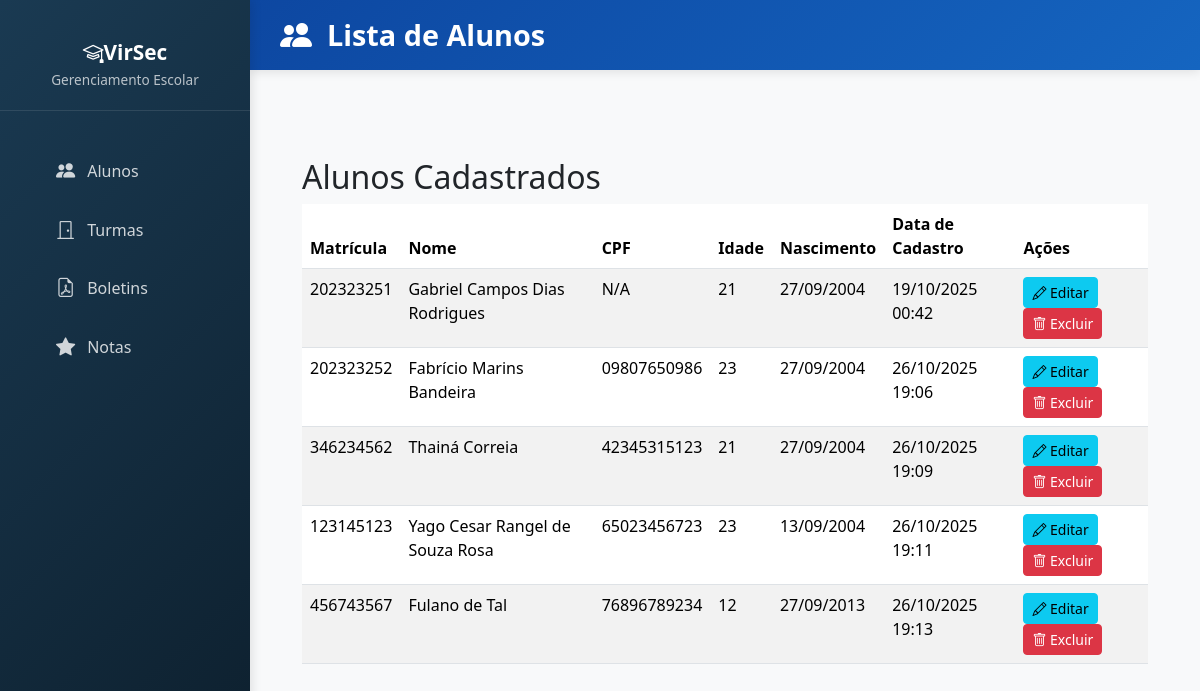
The app's page /alunos/lista/ with its own data.
### alunos/models.py (models this page shows, shortened)
class Aluno(models.Model):
    matricula = models.CharField(max_length=9, unique=True)
    nome = models.CharField(max_length=100)
    cpf = models.CharField(max_length=11, unique=True, null=True, blank=True)
    idade = models.IntegerField()
    nascimento = models.DateField()
    data_cadastro = models.DateTimeField(auto_now_add=True)

### alunos/views.py (the view)
# urls.py: path('lista/', AlunoListView.as_view(), name='aluno_list'),
class AlunoListView(ListView):
    model = Aluno
    template_name = 'alunos/aluno_list.html'
    context_object_name = 'alunos'
    def get_context_data(self, **kwargs):
        context = super().get_context_data(**kwargs)
        context['titulo'] = 'Lista de Alunos'
        return context

### alunos/templates/alunos/aluno_list.html (shortened to what this page needs)
{% load static %}
<!DOCTYPE html>
<html lang="pt-br">
    <head>
        <link rel="stylesheet" href="{% static 'css/bootstrap.min.css' %}">
        <link rel="stylesheet" href="https://cdn.jsdelivr.net/npm/bootstrap-icons@1.11.3/font/bootstrap-icons.min.css">
        <link rel="stylesheet" href="{% static 'css/main.css' %}">
    </head>
    <body>
        <aside class="sidebar">
            <div class="sidebar-brand">
                <h4><i class="bi bi-mortarboard"></i>VirSec</h4>
                <p>Gerenciamento Escolar</p>
            </div>
            <ul class="sidebar-nav">
                <li><a href="{% url 'alunos:aluno_list' %}"><i class="bi bi-people-fill"></i> Alunos</a></li>
                <li><a href="#turmas"><i class="bi bi-door-closed"></i> Turmas</a></li>
                <li><a href="#boletins"><i class="bi bi-file-earmark-pdf"></i> Boletins</a></li>
                <li><a href="#notas"><i class="bi bi-star-fill"></i> Notas</a></li>
            </ul>
        </aside>
        <header class="header">
            <h1><i class="bi bi-people-fill"></i> Lista de Alunos</h1>
        </header>
        <main class="main-content">
            <div class="container mt-5">
                <h2>Alunos Cadastrados</h2>
                {% if alunos %}
                <table class="table table-striped table-hover">
                    <thead>
                        <tr>
                            <th scope="col">Matrícula</th>
                            <th scope="col">Nome</th>
                            <th scope="col">CPF</th>
                            <th scope="col">Idade</th>
                            <th scope="col">Nascimento</th>
                            <th scope="col">Data de Cadastro</th>
                            <th scope="col">Ações</th>
                        </tr>
                    </thead>
                    <tbody>
                        {% for aluno in alunos %}
                        <tr>
                            <td>{{ aluno.matricula }}</td>
                            <td>{{ aluno.nome }}</td>
                            <td>{{ aluno.cpf|default:"N/A" }}</td>
                            <td>{{ aluno.idade }}</td>
                            <td>{{ aluno.nascimento|date:"d/m/Y" }}</td>
                            <td>{{ aluno.data_cadastro|date:"d/m/Y H:i" }}</td>
                            <td>
                                <a href="#" class="btn btn-sm btn-info"><i class="bi bi-pencil"></i> Editar</a>
                                <a href="#" class="btn btn-sm btn-danger"><i class="bi bi-trash"></i> Excluir</a>
                            </td>
                        </tr>
                        {% endfor %}
                    </tbody>
                </table>
                {% else %}
                <div class="alert alert-warning" role="alert">
                    Nenhum aluno cadastrado.
                </div>
                {% endif %}
            </div>
        </main>
    </body>
</html>

### static/css/main.css (style rules this page uses)
* { margin: 0; padding: 0; box-sizing: border-box; }
body { font-family: 'Segoe UI', Tahoma, Geneva, Verdana, sans-serif; background-color: #f8f9fa; }
.sidebar { position: fixed; left: 0; top: 0; width: 250px; height: 100vh; background: linear-gradient(135deg, #1a3a52 0%, #0d1f2d 100%); padding: 20px 0; box-shadow: 2px 0 10px rgba(0, 0, 0, 0.1); z-index: 1000; }
.sidebar-brand { padding: 20px; text-align: center; border-bottom: 1px solid rgba(255, 255, 255, 0.1); margin-bottom: 30px; }
.sidebar-brand h4 { color: white; font-weight: 700; margin-bottom: 5px; font-size: 1.3rem; }
.sidebar-brand p { color: rgba(255, 255, 255, 0.7); font-size: 0.85rem; margin: 0; }
.sidebar-nav { list-style: none; }
.sidebar-nav li { margin: 0; }
.sidebar-nav a { display: flex; align-items: center; padding: 15px 20px; color: rgba(255, 255, 255, 0.8); text-decoration: none; transition: all 0.3s ease; border-left: 4px solid transparent; }
.sidebar-nav a i { margin-right: 12px; font-size: 1.2rem; }
.header { position: fixed; top: 0; left: 250px; right: 0; height: 70px; background: linear-gradient(135deg, #0d47a1 0%, #1565c0 100%); display: flex; align-items: center; padding: 0 30px; box-shadow: 0 2px 10px rgba(0, 0, 0, 0.1); z-index: 999; }
.header h1 { color: white; font-size: 1.8rem; font-weight: 700; margin: 0; display: flex; align-items: center; }
.header i { margin-right: 15px; font-size: 2rem; }
.main-content { margin-left: 250px; margin-top: 70px; padding: 40px; min-height: calc(100vh - 70px); }

### records on screen
Aluno: matricula "202323251", nome "Gabriel Campos Dias Rodrigues", cpf "N/A", idade "21", nascimento "27/09/2004", data_cadastro "19/10/2025 00:42"
Aluno: matricula "202323252", nome "Fabrício Marins Bandeira", cpf "09807650986", idade "23", nascimento "27/09/2004", data_cadastro "26/10/2025 19:06"
Aluno: matricula "346234562", nome "Thainá Correia", cpf "42345315123", idade "21", nascimento "27/09/2004", data_cadastro "26/10/2025 19:09"
Aluno: matricula "123145123", nome "Yago Cesar Rangel de Souza Rosa", cpf "65023456723", idade "23", nascimento "13/09/2004", data_cadastro "26/10/2025 19:11"
Aluno: matricula "456743567", nome "Fulano de Tal", cpf "76896789234", idade "12", nascimento "27/09/2013", data_cadastro "26/10/2025 19:13"
